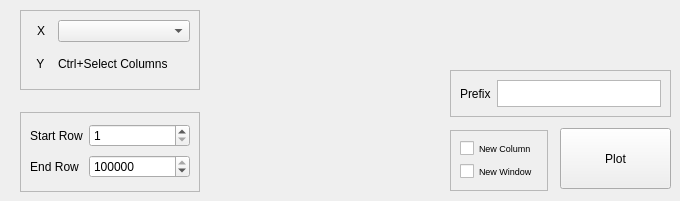
         <widget class="QWidget" name="tab">
          <attribute name="title">
           <string>Chart</string>
          </attribute>
          <widget class="QPushButton" name="btnPlot">
           <property name="geometry">
            <rect>
             <x>560</x>
             <y>128</y>
             <width>111</width>
             <height>61</height>
            </rect>
           </property>
           <property name="text">
            <string>Plot</string>
           </property>
          </widget>
          <widget class="QFrame" name="frame_16">
           <property name="geometry">
            <rect>
             <x>20</x>
             <y>10</y>
             <width>180</width>
             <height>80</height>
            </rect>
           </property>
           <property name="frameShape">
            <enum>QFrame::Shape::StyledPanel</enum>
           </property>
           <property name="frameShadow">
            <enum>QFrame::Shadow::Raised</enum>
           </property>
           <layout class="QGridLayout" name="gridLayout_14">
            <item row="0" column="0">
             <widget class="QLabel" name="label_X">
              <property name="sizePolicy">
               <sizepolicy hsizetype="Fixed" vsizetype="Preferred">
                <horstretch>0</horstretch>
                <verstretch>0</verstretch>
               </sizepolicy>
              </property>
              <property name="text">
               <string>  X  </string>
              </property>
              <property name="alignment">
               <set>Qt::AlignmentFlag::AlignCenter</set>
              </property>
             </widget>
            </item>
            <item row="0" column="1">
             <widget class="QComboBox" name="comboX"/>
            </item>
            <item row="1" column="0">
             <widget class="QLabel" name="label_Y_23">
              <property name="sizePolicy">
               <sizepolicy hsizetype="Fixed" vsizetype="Preferred">
                <horstretch>0</horstretch>
                <verstretch>0</verstretch>
               </sizepolicy>
              </property>
              <property name="text">
               <string>  Y  </string>
              </property>
              <property name="alignment">
               <set>Qt::AlignmentFlag::AlignLeading|Qt::AlignmentFlag::AlignLeft|Qt::AlignmentFlag::AlignVCenter</set>
              </property>
             </widget>
            </item>
            <item row="1" column="1">
             <widget class="QLabel" name="label_Y">
              <property name="text">
               <string>Ctrl+Select Columns</string>
              </property>
              <property name="alignment">
               <set>Qt::AlignmentFlag::AlignLeading|Qt::AlignmentFlag::AlignLeft|Qt::AlignmentFlag::AlignVCenter</set>
              </property>
             </widget>
            </item>
           </layout>
          </widget>
          <widget class="QFrame" name="frame_17">
           <property name="geometry">
            <rect>
             <x>20</x>
             <y>112</y>
             <width>180</width>
             <height>80</height>
            </rect>
           </property>
           <property name="frameShape">
            <enum>QFrame::Shape::StyledPanel</enum>
           </property>
           <property name="frameShadow">
            <enum>QFrame::Shadow::Raised</enum>
           </property>
           <layout class="QGridLayout" name="gridLayout_15">
            <item row="0" column="0">
             <widget class="QLabel" name="label_Y_2">
              <property name="sizePolicy">
               <sizepolicy hsizetype="Fixed" vsizetype="Preferred">
                <horstretch>0</horstretch>
                <verstretch>0</verstretch>
               </sizepolicy>
              </property>
              <property name="text">
               <string>Start Row</string>
              </property>
              <property name="alignment">
               <set>Qt::AlignmentFlag::AlignCenter</set>
              </property>
             </widget>
            </item>
            <item row="0" column="1">
             <widget class="QSpinBox" name="spinStartRows">
              <property name="minimum">
               <number>1</number>
              </property>
              <property name="maximum">
               <number>999999999</number>
              </property>
              <property name="value">
               <number>1</number>
              </property>
             </widget>
            </item>
            <item row="1" column="0">
             <widget class="QLabel" name="label_Y_3">
              <property name="sizePolicy">
               <sizepolicy hsizetype="Fixed" vsizetype="Preferred">
                <horstretch>0</horstretch>
                <verstretch>0</verstretch>
               </sizepolicy>
              </property>
              <property name="text">
               <string>End Row</string>
              </property>
              <property name="alignment">
               <set>Qt::AlignmentFlag::AlignCenter</set>
              </property>
             </widget>
            </item>
            <item row="1" column="1">
             <widget class="QSpinBox" name="spinEndRows">
              <property name="maximum">
               <number>999999999</number>
              </property>
              <property name="value">
               <number>999999999</number>
              </property>
             </widget>
            </item>
           </layout>
          </widget>
          <widget class="QFrame" name="frame_18">
           <property name="geometry">
            <rect>
             <x>450</x>
             <y>70</y>
             <width>221</width>
             <height>47</height>
            </rect>
           </property>
           <property name="frameShape">
            <enum>QFrame::Shape::StyledPanel</enum>
           </property>
           <property name="frameShadow">
            <enum>QFrame::Shadow::Raised</enum>
           </property>
           <layout class="QGridLayout" name="gridLayout_16">
            <item row="0" column="0">
             <widget class="QLabel" name="label_Y_19">
              <property name="text">
               <string>Prefix</string>
              </property>
              <property name="alignment">
               <set>Qt::AlignmentFlag::AlignLeading|Qt::AlignmentFlag::AlignLeft|Qt::AlignmentFlag::AlignVCenter</set>
              </property>
             </widget>
            </item>
            <item row="0" column="1">
             <widget class="QPlainTextEdit" name="editPlotPrefix">
              <property name="sizePolicy">
               <sizepolicy hsizetype="Fixed" vsizetype="Fixed">
                <horstretch>0</horstretch>
                <verstretch>0</verstretch>
               </sizepolicy>
              </property>
              <property name="undoRedoEnabled">
               <bool>false</bool>
              </property>
             </widget>
            </item>
           </layout>
          </widget>
          <widget class="QFrame" name="frame_19">
           <property name="geometry">
            <rect>
             <x>450</x>
             <y>130</y>
             <width>98</width>
             <height>61</height>
            </rect>
           </property>
           <property name="frameShape">
            <enum>QFrame::Shape::StyledPanel</enum>
           </property>
           <property name="frameShadow">
            <enum>QFrame::Shadow::Raised</enum>
           </property>
           <layout class="QVBoxLayout" name="verticalLayout_5">
            <item>
             <widget class="QCheckBox" name="checkPlotNewColumn">
              <property name="font">
               <font>
                <pointsize>7</pointsize>
               </font>
              </property>
              <property name="text">
               <string>New Column</string>
              </property>
              <property name="checked">
               <bool>false</bool>
              </property>
              <property name="tristate">
               <bool>false</bool>
              </property>
             </widget>
            </item>
            <item>
             <widget class="QCheckBox" name="checkPlotNewWindow">
              <property name="enabled">
               <bool>true</bool>
              </property>
              <property name="font">
               <font>
                <pointsize>7</pointsize>
               </font>
              </property>
              <property name="text">
               <string>New Window</string>
              </property>
              <property name="checked">
               <bool>false</bool>
              </property>
              <property name="tristate">
               <bool>false</bool>
              </property>
             </widget>
            </item>
           </layout>
          </widget>
         </widget>
